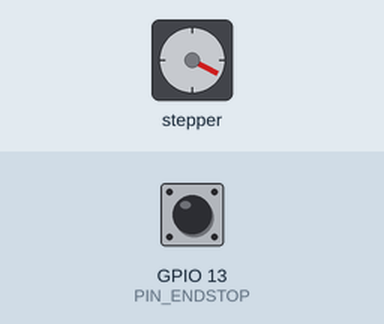
A program run on a simulated ESP32. Shown: stepper motor. The test bench sets the inputs (shaded band); at power-on: GPIO 13 (PIN_ENDSTOP) HIGH. Stepper angles assume 1600 steps per turn.

Above: at 1.2 s.
1.3 s: GPIO 13 (PIN_ENDSTOP) pulled LOW for 0.15 s
At 3.2 s:
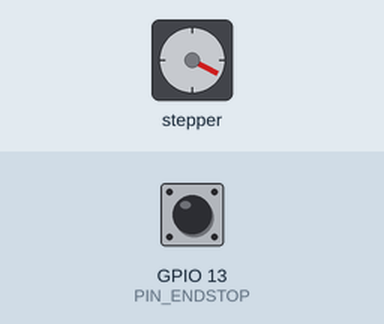
Timing chart, 0 to 4.7 s (numbered marks = the images above; inputs shaded):
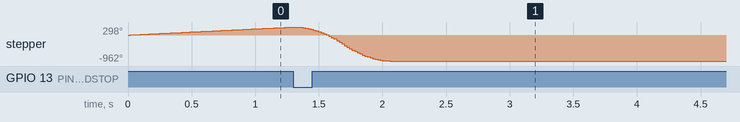

The program:

main.cpp
```cpp
#include <Arduino.h>

#include <AccelStepper.h>
#include "configuration.h"

///// Endstop
const int ENDSTOP_OPEN = 0;
const int ENDSTOP_CLOSED = 1;
int endstop_state;

void endstop_setup() {
    pinMode(PIN_ENDSTOP, INPUT);
}

void endstop_read() {
    endstop_state = !digitalRead(PIN_ENDSTOP);
}

bool endstop_is_open() {
    return endstop_state == ENDSTOP_OPEN;
}

bool endstop_is_closed() {
    return endstop_state == ENDSTOP_CLOSED;
}

///// Stepper
AccelStepper stepper(AccelStepper::DRIVER, PIN_STEP, PIN_DIR);

void stepper_setup() {
    pinMode(PIN_ENABLE, OUTPUT);
    pinMode(PIN_STEP,   OUTPUT);
    pinMode(PIN_DIR,    OUTPUT);

    stepper.setEnablePin(PIN_ENABLE);
    stepper.setAcceleration(ACCEL);
    stepper.setMaxSpeed(SPEED);
    stepper.setPinsInverted(false, false, true);

    stepper.enableOutputs();
}

///// Motion Control
enum MC_STATES {
   IDLE,
   HOMING,
};
MC_STATES mc_state;
void mc_homing();

void mc_setup() {
    mc_state = MC_STATES::HOMING;
}

void mc_loop() {
    switch(mc_state) {
        case MC_STATES::IDLE: break;

        case MC_STATES::HOMING:
            mc_homing();
            break;
    }
}

void mc_homing() {
    stepper.setMaxSpeed(HOMING_SPEED);
    stepper.setSpeed(HOMING_SPEED);

    endstop_read();
    while (endstop_is_open()) {
        stepper.runSpeed();
        endstop_read();
    }
    stepper.stop();

    stepper.setMaxSpeed(SPEED);
    stepper.move(-MAX_TRAVEL * 0.5f / MM_PER_MICROSTEP);

    while (stepper.distanceToGo() != 0.0f) {
        stepper.run();
    }

    mc_state = MC_STATES::IDLE;
}

void setup() {
    Serial.begin(9600);

    endstop_setup();
    stepper_setup();
    mc_setup();
}

void loop() {
    mc_loop();
}
```

configuration.h
```cpp
#pragma once

/*
We have a GT2 belt which has a 2mm pitch.
The pulley has 20 teeth.
This results in 40mm of travel per rotation.

The motor is 1.8 degrees per step.
The TMC2208 defaults to 1/8 microstepping, sort of.
I say sort of because the MS1 and MS2 pins are actually floating at the moment, which appears to mean ground.
See: https://wiki.fysetc.com/TMC2208/#micro-stepping
*/

///// HARDWARE
const int BELT_PITCH = 2; // mm
const int PULLEY_TEETH = 20;
const int STEPS_PER_ROTATION = 200;
const float MAX_TRAVEL = 280.0f; // mm

///// TMC2208
const int MICROSTEPS = 8;
const float MM_PER_MICROSTEP =
    (float)(BELT_PITCH * PULLEY_TEETH) / (float)(STEPS_PER_ROTATION) / (float)(MICROSTEPS);

const int PIN_ENABLE = 15;
const int PIN_STEP = 2;
const int PIN_DIR = 0;

///// ENDSTOP
const int PIN_ENDSTOP = 13;

///// MOTION CONTROL
const float ACCEL = 40000.0f;
const float SPEED = 20000.0f;
const float HOMING_SPEED = 1050.0f;
```
